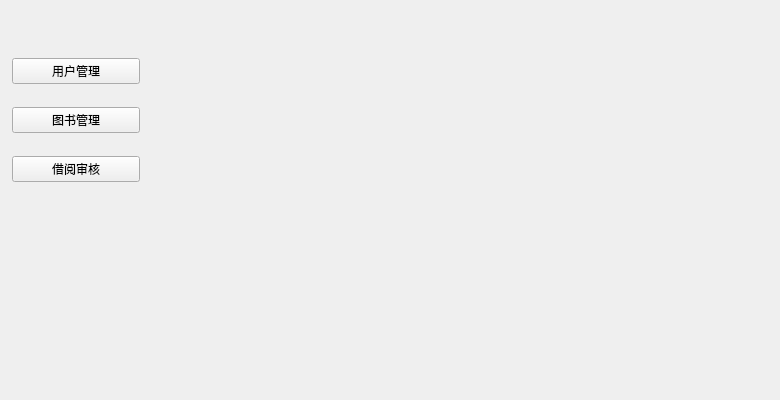
<?xml version="1.0" encoding="UTF-8"?>
<ui version="4.0">
 <class>ManagerPage</class>
 <widget class="QWidget" name="ManagerPage">
  <property name="geometry">
   <rect>
    <x>0</x>
    <y>0</y>
    <width>780</width>
    <height>400</height>
   </rect>
  </property>
  <property name="minimumSize">
   <size>
    <width>780</width>
    <height>400</height>
   </size>
  </property>
  <property name="windowTitle">
   <string>Form</string>
  </property>
  <layout class="QGridLayout" name="gridLayout_2" columnstretch="1,10">
   <property name="leftMargin">
    <number>12</number>
   </property>
   <property name="topMargin">
    <number>12</number>
   </property>
   <property name="spacing">
    <number>10</number>
   </property>
   <item row="0" column="0">
    <layout class="QVBoxLayout" name="LeftVerticalLayout" stretch="2,1,1,1,1,1,9">
     <property name="spacing">
      <number>0</number>
     </property>
     <item>
      <spacer name="verticalSpacer">
       <property name="orientation">
        <enum>Qt::Vertical</enum>
       </property>
       <property name="sizeHint" stdset="0">
        <size>
         <width>128</width>
         <height>68</height>
        </size>
       </property>
      </spacer>
     </item>
     <item>
      <widget class="QPushButton" name="usrmPushButton">
       <property name="text">
        <string>用户管理</string>
       </property>
      </widget>
     </item>
     <item>
      <spacer name="verticalSpacer_3">
       <property name="orientation">
        <enum>Qt::Vertical</enum>
       </property>
       <property name="sizeHint" stdset="0">
        <size>
         <width>20</width>
         <height>28</height>
        </size>
       </property>
      </spacer>
     </item>
     <item>
      <widget class="QPushButton" name="libmPushButton">
       <property name="text">
        <string>图书管理</string>
       </property>
      </widget>
     </item>
     <item>
      <spacer name="verticalSpacer_4">
       <property name="orientation">
        <enum>Qt::Vertical</enum>
       </property>
       <property name="sizeHint" stdset="0">
        <size>
         <width>20</width>
         <height>28</height>
        </size>
       </property>
      </spacer>
     </item>
     <item>
      <widget class="QPushButton" name="brmPushButton">
       <property name="text">
        <string>借阅审核</string>
       </property>
      </widget>
     </item>
     <item>
      <spacer name="verticalSpacer_2">
       <property name="orientation">
        <enum>Qt::Vertical</enum>
       </property>
       <property name="sizeHint" stdset="0">
        <size>
         <width>128</width>
         <height>188</height>
        </size>
       </property>
      </spacer>
     </item>
    </layout>
   </item>
   <item row="0" column="1">
    <widget class="QWidget" name="widget" native="true">
     <property name="minimumSize">
      <size>
       <width>640</width>
       <height>380</height>
      </size>
     </property>
     <layout class="QGridLayout" name="gridLayout">
      <property name="leftMargin">
       <number>0</number>
      </property>
      <property name="topMargin">
       <number>0</number>
      </property>
      <property name="rightMargin">
       <number>0</number>
      </property>
      <property name="bottomMargin">
       <number>0</number>
      </property>
      <property name="spacing">
       <number>0</number>
      </property>
      <item row="0" column="1">
       <widget class="LibmPage" name="libmPage" native="true"/>
      </item>
      <item row="1" column="0">
       <widget class="BRmPage" name="brmPage" native="true"/>
      </item>
      <item row="1" column="1">
       <widget class="UsrmPage" name="usrmPage" native="true"/>
      </item>
     </layout>
    </widget>
   </item>
  </layout>
 </widget>
 <customwidgets>
  <customwidget>
   <class>UsrmPage</class>
   <extends>QWidget</extends>
   <header location="global">usrmpage.h</header>
   <container>1</container>
  </customwidget>
  <customwidget>
   <class>LibmPage</class>
   <extends>QWidget</extends>
   <header location="global">libmpage.h</header>
   <container>1</container>
  </customwidget>
  <customwidget>
   <class>BRmPage</class>
   <extends>QWidget</extends>
   <header location="global">brmpage.h</header>
   <container>1</container>
  </customwidget>
 </customwidgets>
 <resources/>
 <connections/>
</ui>
